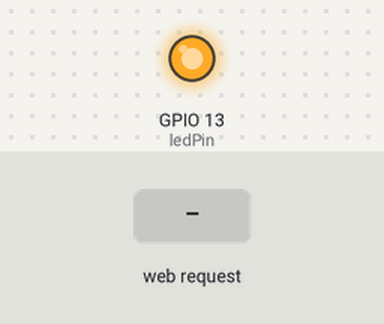
Simulated run of this sketch. Board: ESP32. Shown: output pins drawn as LEDs (lit = HIGH). The test bench sets the inputs (shaded band). WiFi joins after 1.5 s; servers stay silent unless stated; what the sketch prints to the serial monitor is not drawn.

Above: at 2.8 s.
2.9 s: HTTP request GET /led/1 received
At 3.9 s:
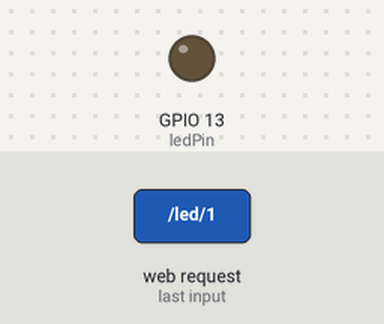
4.4 s: HTTP request GET /led/0 received
At 5.0 s:
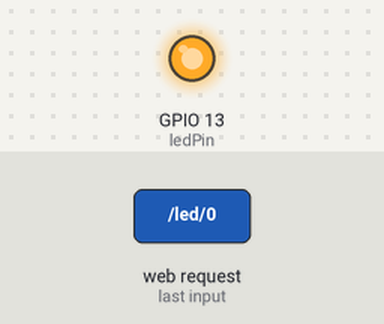
Timing chart, 0 to 7.4 s (numbered marks = the images above; inputs shaded):
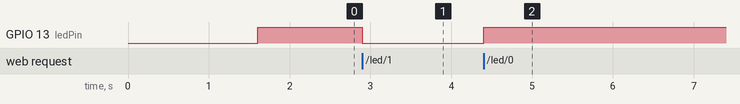

Measured:
- after the input at 2.9 s, GPIO 13 (ledPin): HIGH → LOW at once
- after the input at 4.4 s, GPIO 13 (ledPin): LOW → HIGH at once

The sketch:

ESP32WiFi.ino
```cpp
#include <WiFi.h>

// WiFi network name and password:
const char *networkName = "YourSSID";
const char *networkPswd = "YourPass";

int ledPin = 13;

void setup_wifi() {
  Serial.print("\nConnecting to ");
  Serial.println(networkName);

  WiFi.begin(networkName, networkPswd);  // Connect to network

  while (WiFi.status() != WL_CONNECTED) {  // Wait for connection
    delay(500);
    Serial.print(".");
  }

  Serial.println();
  Serial.println("WiFi connected");
  Serial.print("IP address: ");
  Serial.println(WiFi.localIP());
}

WiFiServer server(80);

void setup() {
  Serial.begin(115200);  // Start serial communication at 115200 baud
  delay(100);
  setup_wifi();  // Connect to network
  server.begin();
  pinMode(ledPin, OUTPUT);
  digitalWrite(ledPin, HIGH);
}

void loop() {
  WiFiClient client = server.available();
  if (!client) {
    return;
  }

  // Read the first line of the request
  String req = client.readStringUntil('\r');
  Serial.println(req);
  // Match the request
  int val = -1;  // We'll use 'val' to keep track of both the
                 // request type (read/set) and value if set.
  if (req.indexOf("/led/0") != -1) {
    val = 1;  // Will write LED high
  } else if (req.indexOf("/led/1") != -1) {
    val = 0;  // Will write LED low
  }

  // Set GPI13 according to the request
  if (val >= 0) {
    digitalWrite(ledPin, val);
  }
  // Prepare the response. Start with the common header:
  String s = "HTTP/1.1 200 OK\r\n";
  s += "Content-Type: text/html\r\n\r\n";
  s += "<!DOCTYPE HTML>\r\n<html>\r\n";
  // If we're setting the LED, print out a message saying we did
  if (val >= 0) {
    s += "LED is now ";
    s += (val) ? "on" : "off";
    s += "<br> <a href=/> home </a>";
  } else {
    s += "Welcome IS5800 to the IoT using the ESP32 Thing Dev Board <br>";
    s += "Turn an LED <a href=/led/1> Off </a> or <a href=/led/0> On </a> <br>";
  }
  s += "</html>\n";
  client.print(s);
  delay(10);
  Serial.println("Client disonnected");
}
```
